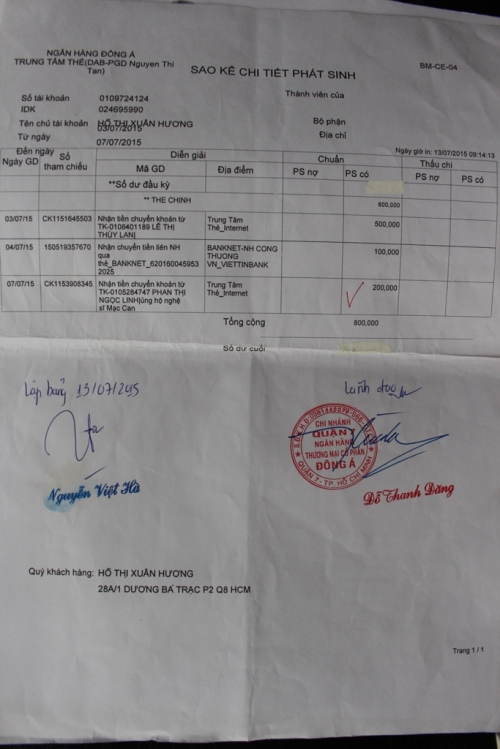
#> input picture test_images/test.jpg, 500 x 749 px
$ python table_extraction.py
#> lines starting #> are read from the running program, lines starting #| are printed output that depends on the picture; after the words box and inside, x2 and y2 are one past the last pixel; in counts of white or black regions, pixels touching at a corner belong together
#> further down, im is the input picture: shape (749, 500, 3); mean B, G, R 134.3, 132.8, 134.7
import cv2 as cv
import numpy as np
import copy


def find_table_features(image):
	scale = 50
	im = cv.cvtColor(image, cv.COLOR_BGR2GRAY)
#> im: shape (749, 500)
	im = cv.adaptiveThreshold(im,255,cv.ADAPTIVE_THRESH_GAUSSIAN_C,\
	            cv.THRESH_BINARY,11,2)
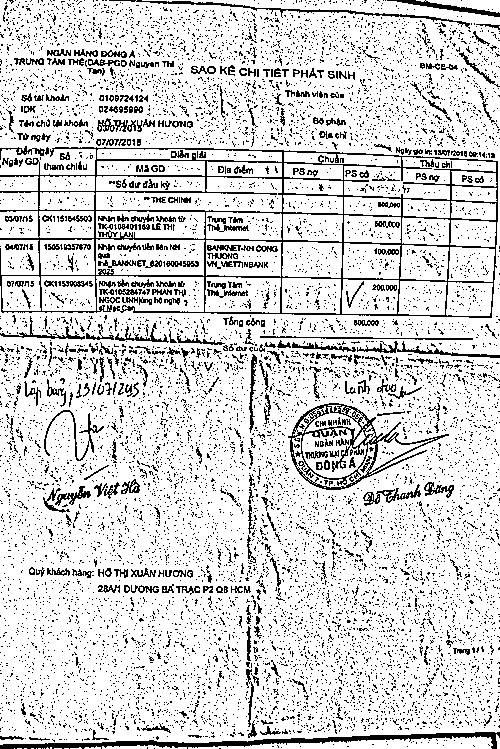
#> im: shape (749, 500); 84.3% white; black in thin lines or dots
	im = ~im
#> im: shape (749, 500); 15.7% white in thin lines or dots
	verticalsize = im.shape[1] // scale
#> verticalsize = 10
	horizontalsize = im.shape[0] // scale
#> horizontalsize = 14

	kernel = \
		[cv.getStructuringElement(cv.MORPH_RECT,(1, verticalsize)),
		cv.getStructuringElement(cv.MORPH_RECT,(horizontalsize,1))
		]

	pos_ims = [im, im]

	for i in [0,1]:
		pos_ims[i] = cv.erode(pos_ims[i], kernel[i], iterations=1)
		pos_ims[i] = cv.dilate(pos_ims[i], kernel[i], iterations=1)
		refine = max(2, im.shape[1] // 300)
		print(refine)
		refine = (refine, refine)
		pos_ims[i] = cv.dilate(pos_ims[i], np.ones(refine,np.uint8), iterations=1)
#> after the loop, pos_ims = 2 items

	return pos_ims[0] + pos_ims[1]
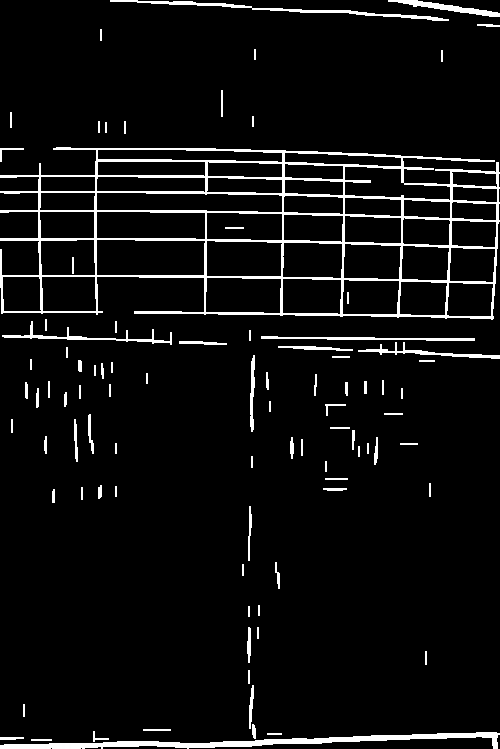
#> returned value: shape (749, 500); min 0, max 255, mean 15.1

if __name__ == "__main__":
	imname = 'test'
	im = cv.imread('test_images/'+imname+'.jpg')

	im_bak = copy.deepcopy(im)

	# im = cv.resize(im, (im.shape[1]//4,im.shape[0]//4))
	# cv.imshow('before', im)

	im = find_table_features(im)
	cv.imshow('after', im)
	cv.imwrite(imname+'_feature.jpg', im)

	contours, hierarchy = cv.findContours(im, cv.RETR_TREE, cv.CHAIN_APPROX_SIMPLE)
#> contours = 129 contours, 48 with area under 20; largest, box (x1, y1, x2, y2) and area: (0, 147, 500, 320) 69479, (96, 239, 206, 276) 3819, (96, 192, 283, 213) 3250, (96, 211, 206, 240) 2895, (206, 240, 283, 277) 2618
	im = cv.cvtColor(im, cv.COLOR_GRAY2BGR)
#> im: shape (749, 500, 3)
	# im = np.zeros(im.shape)

	table = contours[0]
#> table = [[31, 739], [31, 740], [51, 740], [51, 739]]
	for i, contour in enumerate(contours):
		if cv.contourArea(table) < cv.contourArea(contour):
			table = contour
#> this loop made 129 passes
#> contour on passes 1, 3, 6, 8, 10, 11, 12, 14, 15, 16, 21, 22: [[31, 739], [31, 740], [51, 740], [51, 739]], [[267, 733], [267, 734], [281, 734], [281, 733]], [[143, 729], [143, 730], [170, 730], [170, 729]], [[23, 704], [23, 716], [24, 716], [24, 704]], [[248, 670], [248, 683], [249, 683], [249, 670]], [[425, 651], [425, 664], [426, 664], [426, 651]], [[257, 627], [257, 638], [258, 638], [258, 627]], [[248, 606], [248, 616], [249, 616], [249, 606]], [[258, 605], [258, 615], [259, 615], [259, 605]], [[242, 564], [242, 575], [243, 575], [243, 564]], [[81, 487], [81, 499], [82, 499], [82, 487]], [[115, 486], [115, 496], [116, 496], [116, 486]]
#> after the loop, table = contour of 223 points, box (x1, y1, x2, y2) (0, 147, 500, 320), area 69479

	rect = cv.minAreaRect(table)
#> rect = ((249.1, 232.2), (167.6, 499.5), -89.3)
	box = cv.boxPoints(rect)
#> box = [[497.8, 319.1], [-1.69, 313], [0.363, 145.4], [499.9, 151.5]]
	box = np.int0(box)
#> box = [[497, 319], [-1, 312], [0, 145], [499, 151]]

	im = im_bak
	cv.drawContours(im, [box], 0, (0,0,255), 2)
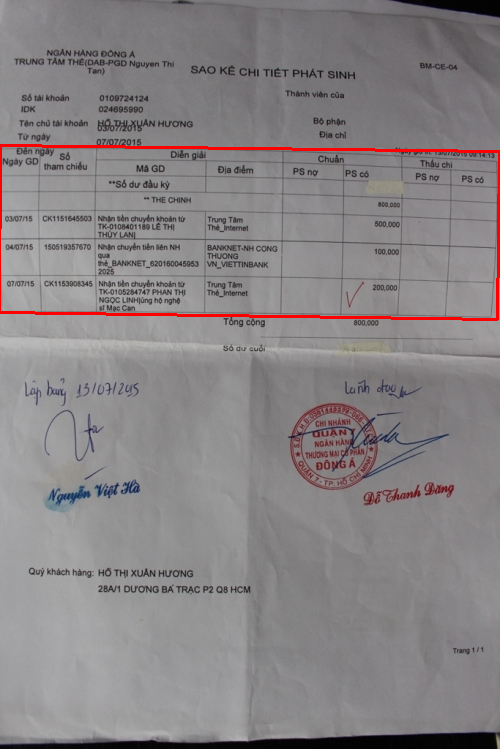
#> im: shape (749, 500, 3); 0.99% of pixels changed, all inside (x1, y1, x2, y2) = (0, 144, 500, 321)
	cv.imshow('after', im)
	cv.imwrite(imname+'_result.jpg', im)

	cv.waitKey()
